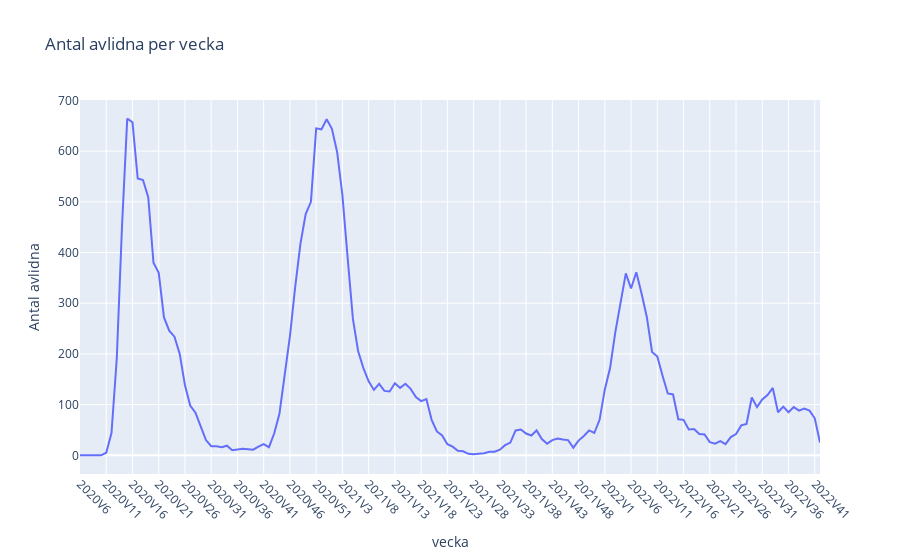

Notebook source saved alongside this figure:
### Code cell
total_deaths_each_week = px.line(covid_outbreaks, x="vecka", y='Antal_avlidna_vecka', title='Antal avlidna per vecka')
total_deaths_each_week.update_xaxes(tickangle=45)
total_deaths_each_week.update_traces(hoverinfo='text+name', hovertemplate='%{y}')
total_deaths_each_week.update_layout(
    xaxis_title='vecka',
    yaxis_title='Antal avlidna',
    xaxis=dict(
        tickmode='array',
        tickvals=covid_outbreaks['vecka'][::5],
    )
)
total_deaths_each_week.write_html("../Data/Visualizeringar/total_deaths_each_week.html")
total_deaths_each_week

### Figure 1 — Plotly figure (JSON) as saved in the notebook; plotly's stock layout.template omitted (floating-point values rounded to 4 significant figures; data arrays with more than 128 entries replaced by an {"elided": "..."} marker saying what was removed)
{"data": [{"hoverinfo": "text+name", "hovertemplate": "%{y}", "legendgroup": "", "line": {"color": "#636efa", "dash": "solid"}, "marker": {"symbol": "circle"}, "mode": "lines", "name": "", "orientation": "v", "showlegend": false, "type": "scatter", "x": {"elided": "142 str values"}, "xaxis": "x", "y": {"elided": "142 int values"}, "yaxis": "y"}], "layout": {"legend": {"tracegroupgap": 0}, "title": {"text": "Antal avlidna per vecka"}, "xaxis": {"anchor": "y", "domain": [0, 1], "tickangle": 45, "tickmode": "array", "tickvals": ["2020V6", "2020V11", "2020V16", "2020V21", "2020V26", "2020V31", "2020V36", "2020V41", "2020V46", "2020V51", "2021V3", "2021V8", "2021V13", "2021V18", "2021V23", "2021V28", "2021V33", "2021V38", "2021V43", "2021V48", "2022V1", "2022V6", "2022V11", "2022V16", "2022V21", "2022V26", "2022V31", "2022V36", "2022V41"], "title": {"text": "vecka"}}, "yaxis": {"anchor": "x", "domain": [0, 1], "title": {"text": "Antal avlidna"}}}}
